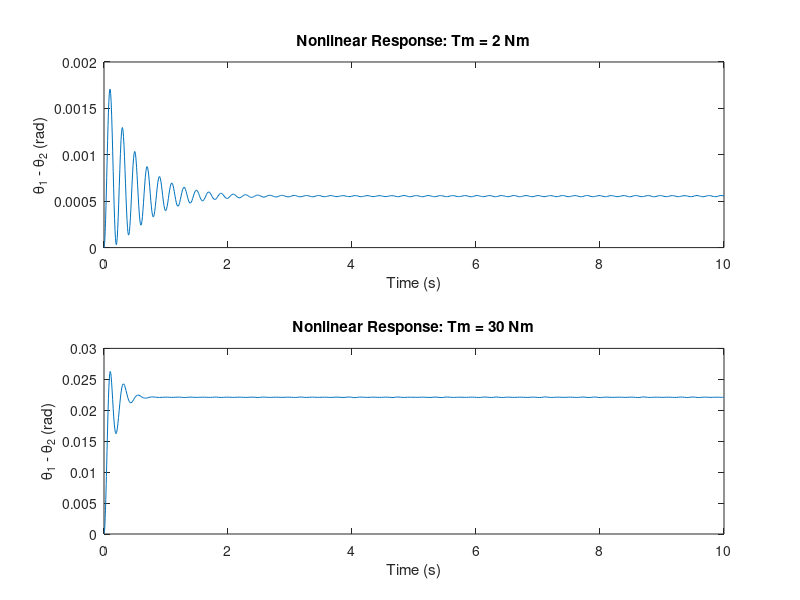

MATLAB code for this plot:
function tiltrotor_gearbox_nonlinear()
% Nonlinear vibration analysis of tiltrotor gearbox

% Parameters
J1 = 2; J2 = 1; J3 = 0.5;
K1 = 1000; B1 = 10; beta = 5;

% Initial conditions: [Omega1; theta1-theta2; Omega3]
x0 = [0; 0; 0];

% Time span
tspan = [0 10];

% Step input cases
Tm1 = @(t) 1 + (t >= 0);          % 1 -> 2 Nm
Tm2 = @(t) 1 + 29*(t >= 0);       % 1 -> 30 Nm

[t1, x1] = ode45(@(t,x) dynamics(t,x,Tm1(t),J1,J2,J3,K1,B1,beta), tspan, x0);
[t2, x2] = ode45(@(t,x) dynamics(t,x,Tm2(t),J1,J2,J3,K1,B1,beta), tspan, x0);

% Plot results
figure;
subplot(2,1,1)
plot(t1, x1(:,2))
title('Nonlinear Response: Tm = 2 Nm')
xlabel('Time (s)'); ylabel('\theta_1 - \theta_2 (rad)')

subplot(2,1,2)
plot(t2, x2(:,2))
title('Nonlinear Response: Tm = 30 Nm')
xlabel('Time (s)'); ylabel('\theta_1 - \theta_2 (rad)')

% Analysis
analyze_response(t1, x1(:,2), 'Tm = 2 Nm');
analyze_response(t2, x2(:,2), 'Tm = 30 Nm');
end

function dxdt = dynamics(~,x,Tm,J1,J2,J3,K1,B1,beta)
Omega1 = x(1);
theta_diff = x(2);
Omega3 = x(3);

Tnld = 1.5*Omega3 + beta*Omega3^3;

dOmega1 = (Tm - B1*Omega1 - K1*theta_diff)/J1;
dtheta  = Omega1 - 0.5*Omega3;
dOmega3 = (K1*theta_diff - Tnld)/(J3 + 0.5*J2);

dxdt = [dOmega1; dtheta; dOmega3];
end

function analyze_response(t,theta_diff,label)
steady = theta_diff(end);
overshoot = max(theta_diff) - steady;
[pks,locs] = findpeaks(theta_diff);

fprintf('%s | Steady: %.5f rad | Overshoot: %.5f rad\n',label,steady,overshoot);

if length(locs)>=2
    period = mean(diff(t(locs)));
    fprintf('%s | Period: %.4f s\n',label,period);
end
end
